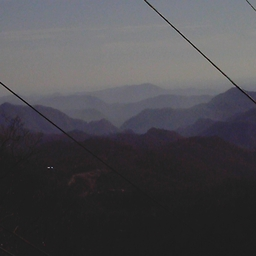
#> input picture images/gsun_0134cebfe0736d032f6d85cd1a9f6e93.jpg, 256 x 256 px
$ python -i color_extraction.py   (imports and definitions only)
#> lines starting #> are read from the running program, lines starting #| are printed output that depends on the picture; after the words box and inside, x2 and y2 are one past the last pixel; in counts of white or black regions, pixels touching at a corner belong together
import cv2
import numpy as np
import matplotlib.pyplot as plt


'''Mô hình cảnh quan núi: Hầu hết ảnh núi có khoảng 5 thành phần màu chính:
        Bầu trời (xanh/xám/trắng)
        Đỉnh núi (nâu/xám/tuyết)
        Thực vật (xanh lá/vàng)
        Mặt nước (nếu có) hoặc đất đá
        Bóng râm/vùng tối'''
def elbow_optimal_k(image, max_k=5):

    '''LAB được thiết kế để gần với cách con người nhận thức màu sắc
    L = độ sáng, a = kênh màu xanh lá-đỏ, b = kênh màu xanh dương-vàng'''
    lab_image = cv2.cvtColor(image, cv2.COLOR_BGR2LAB)

    '''Biến đổi ảnh 2D thành ma trận, mỗi hàng là một pixel với 3 giá trị (L,a,b)'''
    pixels = lab_image.reshape(-1, 3).astype(np.float32)

    '''Lấy mẫu tối đa 20k pixel và không trùng lặp'''
    if pixels.shape[0] > 20000:
        indices = np.random.choice(pixels.shape[0], 20000, replace=False)
        pixels = pixels[indices]

    '''Định nghĩa tiêu chí dừng cho thuật toán K-means,  Với ảnh núi có nhiều gradient màu và chi tiết, cần một điểm cân bằng giữa phân cụm chi tiết và tốc độ xử lý'''
    '''cv2.TERM_CRITERIA_EPS + cv2.TERM_CRITERIA_MAX_ITER kết hợp hai điều kiện dừng qua phép toán bitwise OR'''
    criteria = (cv2.TERM_CRITERIA_EPS + cv2.TERM_CRITERIA_MAX_ITER, 100, 0.2)

    inertias = []
    for k in range(1, max_k + 1):
        _, labels, centers = cv2.kmeans(pixels, k, None, criteria, 10, cv2.KMEANS_PP_CENTERS)

        # Tính inertia nhanh hơn với vectorization
        cluster_distances = np.zeros(len(pixels))
        for j in range(k):
            mask = (labels.flatten() == j)
            if np.any(mask):
                cluster_distances[mask] = np.sum((pixels[mask] - centers[j]) ** 2, axis=1)

        inertias.append(np.sum(cluster_distances))

    # Chuẩn hóa inertias
    inertias = np.array(inertias)
    normalized_inertias = inertias / inertias[0]

    # Tìm "knee point" - điểm có sự thay đổi lớn nhất trong gradient
    gradients = np.diff(normalized_inertias)
    acceleration = np.diff(gradients)

    # Tìm điểm có gia tốc âm lớn nhất (thay đổi lớn nhất trong gradient)
    elbow_point = np.argmax(-acceleration) + 2  # +2 vì diff hai lần và index bắt đầu từ 1

    # Giới hạn k trong khoảng hợp lý
    k_optimal = max(2, min(elbow_point, max_k))

    # Áp dụng heuristic cho ảnh núi:
    # - Ảnh núi thường có ít nhất 3-4 màu chính
    k_optimal = max(3, k_optimal)

    return k_optimal


def extract_dominant_colors(image, k=None):

    # Nếu k không được chỉ định, tìm k tối ưu
    if k is None:
        k = elbow_optimal_k(image)

    # Chuyển sang không gian màu Lab cho nhận thức màu tốt hơn
    lab_image = cv2.cvtColor(image, cv2.COLOR_BGR2LAB)

    # Reshape thành danh sách pixel
    pixels = lab_image.reshape(-1, 3).astype(np.float32)

    # Định nghĩa điều kiện dừng
    criteria = (cv2.TERM_CRITERIA_EPS + cv2.TERM_CRITERIA_MAX_ITER, 100, 0.2)

    # K-Means clustering
    _, labels, centers = cv2.kmeans(pixels, k, None, criteria, 10, cv2.KMEANS_PP_CENTERS)

    # Tính số lượng pixel cho mỗi cụm
    counts = np.bincount(labels.flatten(), minlength=k)

    # Sắp xếp các cụm theo số lượng pixel giảm dần - Màu với tỷ lệ cao luôn được giữ lại, màu ít hơn có thể bị loại
    sorted_indices = np.argsort(counts)[::-1]

    result = []

    # Tìm màu chủ đạo của mỗi cụm
    for i in sorted_indices:
        # Chuyển về không gian HSV để lưu trữ - phù hợp với màu cảnh quan
        bgr_color = cv2.cvtColor(np.uint8([[centers[i]]]), cv2.COLOR_LAB2BGR)[0][0]
        hsv_color = cv2.cvtColor(np.uint8([[bgr_color]]), cv2.COLOR_BGR2HSV)[0][0]

        # 3 giá trị HSV (không gian màu phù hợp với cảnh tự nhiên)
        result.extend(hsv_color.tolist())

        # 1 giá trị tỷ lệ (% diện tích của màu đó trong ảnh)
        result.append(counts[i] / len(labels))


    # Đảm bảo chiều cố định bằng cách padding nếu cần
    while len(result) < 20:  # Đảm bảo 5 màu * 4 giá trị
        result.extend([0, 0, 0, 0])

    return np.array(result[:20])  # Lấy chính xác 20 giá trị đầu tiên


"""Trích xuất histogram màu theo vùng"""
def extract_color_regions(image, regions=5, visualize=False):
    height, width = image.shape[:2]
    hsv_image = cv2.cvtColor(image, cv2.COLOR_BGR2HSV)

    # Chia ảnh thành các vùng dọc (từ trên xuống dưới)
    region_height = height // regions
    region_features = []

    # Trọng số cho các vùng (vùng giữa quan trọng hơn cho ảnh núi)
    weights = [0.15, 0.2, 0.3, 0.2, 0.15]  # Cho 5 vùng

    for i in range(regions):
        # Xác định vùng
        y_start = i * region_height
        # Nếu là vùng cuối cùng, lấy toàn bộ chiều cao còn lại để đảm bảo không bỏ sót pixel nào
        y_end = (i + 1) * region_height if i < regions - 1 else height

        # Cắt một khung hình chữ nhật từ ảnh HSV từ tọa độ y_start đến y_end và lấy tất cả các cột (toàn bộ chiều rộng).
        region = hsv_image[y_start:y_end, :]

        '''
        [region]: Vùng ảnh đang xét (một phần của ảnh HSV)
        [0, 1]: Chỉ định kênh màu được sử dụng - kênh 0 (Hue - màu sắc) và kênh 1 (Saturation - độ bão hòa). Không sử dụng kênh Value (độ sáng).
        None: Không sử dụng mặt nạ, tức là tất cả các pixel trong vùng đều được tính
        [8, 8]: Số lượng bins (thùng) cho mỗi kênh - 8 bins cho Hue và 8 bins cho Saturation, tạo thành lưới 8x8 (64 giá trị)
        [0, 180, 0, 256]: Khoảng giá trị của mỗi kênh - Hue từ 0-180 (trong OpenCV) và Saturation từ 0-256
        '''
        '''
        Nắm bắt được mối tương quan giữa màu sắc và độ bão hòa
        Cung cấp thông tin chi tiết hơn về phân phối màu sắc, quan trọng khi phân tích ảnh phong cảnh
        '''
        hist = cv2.calcHist([region], [0, 1], None, [8, 8], [0, 180, 0, 256])
        orig_hist = hist.copy()
        hist = cv2.normalize(hist, hist).flatten() * weights[i]

        if visualize:
            plt.subplot(2, regions, i + 1)
            # Hiển thị vùng ảnh
            region_bgr = cv2.cvtColor(region, cv2.COLOR_HSV2BGR)
            plt.imshow(cv2.cvtColor(region_bgr, cv2.COLOR_BGR2RGB))
            plt.title(f'Vùng {i + 1}')
            plt.axis('off')

            plt.subplot(2, regions, i + 1 + regions)
            # Reshape và hiển thị histogram 2D
            hist_display = cv2.normalize(orig_hist, None, 0, 255, cv2.NORM_MINMAX)
            plt.imshow(hist_display, interpolation='nearest')
            plt.title(f'Histogram vùng {i + 1}')
            plt.colorbar()
            plt.xlabel('Saturation')
            plt.ylabel('Hue')

        region_features.extend(hist)

    if visualize:
        plt.tight_layout()
        plt.show()

    return np.array(region_features)


def extract_seasonal_features(image):
    """Trích xuất đặc trưng phản ánh mùa"""
    hsv = cv2.cvtColor(image, cv2.COLOR_BGR2HSV)
    h, s, v = cv2.split(hsv)

    # Định nghĩa dải màu theo mùa
    # Mùa hè: xanh lá (H: ~60-120)
    # Mùa thu: vàng/cam/đỏ (H: ~0-60) với độ bão hòa cao
    # Mùa đông: trắng (S thấp, V cao) hoặc xanh biển (H: ~120-180)
    # Mùa xuân: xanh lá non (H: ~60-100) với độ bão hòa cao

    '''
    Thành phần Hue (h): Giá trị 60-120 trong không gian HSV tương ứng với dải màu xanh lá cây. Trong OpenCV, Hue nằm trong khoảng 0-180, với:
    60: xanh lá non
    90: xanh lá đậm
    120: xanh lá pha xanh dương
    Thành phần Saturation (s): Yêu cầu độ bão hòa từ 50 trở lên đảm bảo rằng chỉ các màu xanh lá có độ sống động đủ cao mới được tính, loại bỏ các màu xám nhạt.
    '''
    summer_mask = ((h >= 60) & (h <= 120) & (s >= 50))

    '''
    Thành phần Hue (h):
    (h <= 30) | (h >= 330): Dải màu đỏ-cam-vàng, đặc trưng của lá mùa thu
    Trong OpenCV (thang 0-180): ≤ 30 bao gồm đỏ, cam và vàng; ≥ 330 không tồn tại vì Hue chỉ từ 0-180, đây có thể là lỗi logic
    Thành phần Saturation (s): Bão hòa cao, đảm bảo chỉ chọn các màu sống động, rực rỡ đặc trưng của lá mùa thu
    Ý nghĩa: Xác định tỷ lệ các điểm ảnh có màu đỏ/cam/vàng sống động, đặc trưng cho cảnh núi vào mùa thu khi lá cây chuyển màu
    '''
    # autumn_mask = ((h <= 30) | (h >= 330)) & (s >= 100)
    autumn_mask = (h <= 30) & (s >= 100)

    '''

    (s <= 50) & (v >= 150): Các màu trắng/xám nhạt, chọn các pixel có độ bão hòa thấp (gần với màu xám/trắng) và độ sáng cao
    Đại diện cho tuyết, mây, sương giá đặc trưng trong ảnh núi mùa đông
    (h >= 120) & (h <= 180): Các màu lạnh gồm dải màu từ xanh lục-xanh dương đến tím nhạt
    Đại diện cho bóng tối lạnh và bầu trời mùa đông
    '''
    winter_mask = ((s <= 50) & (v >= 150)) | ((h >= 120) & (h <= 180))

    '''
    Thành phần Hue (h):
    (h >= 60) & (h <= 100): xanh vàng đến xanh lá cây non, lá non mùa xuân, khác với xanh đậm của mùa hè
    (s >= 100): Yêu cầu độ bão hòa cao, đảm bảo màu tươi sáng
    (v >= 100): Yêu cầu độ sáng vừa phải trở lên, loại bỏ các màu xanh tối
    '''
    spring_mask = ((h >= 60) & (h <= 100) & (s >= 100) & (v >= 100))

    # Tính tỷ lệ pixel thuộc về mỗi mùa
    summer_ratio = np.sum(summer_mask) / (h.shape[0] * h.shape[1] + 1e-10)
    autumn_ratio = np.sum(autumn_mask) / (h.shape[0] * h.shape[1] + 1e-10)
    winter_ratio = np.sum(winter_mask) / (h.shape[0] * h.shape[1] + 1e-10)
    spring_ratio = np.sum(spring_mask) / (h.shape[0] * h.shape[1] + 1e-10)

    return np.array([summer_ratio, autumn_ratio, winter_ratio, spring_ratio])


def extract_color_contrast(image):
    hsv = cv2.cvtColor(image, cv2.COLOR_BGR2HSV)
    h, s, v = cv2.split(hsv)

    # Tính các đặc trưng thống kê
    h_mean, h_std = np.mean(h), np.std(h)
    s_mean, s_std = np.mean(s), np.std(s)
    v_mean, v_std = np.mean(v), np.std(v)

    # Tính toán các đặc trưng tương phản
    h_contrast = h_std / (h_mean + 1e-10)
    s_contrast = s_std / (s_mean + 1e-10)
    v_contrast = v_std / (v_mean + 1e-10)

    return np.array([h_mean, h_std, h_contrast, s_mean, s_std, s_contrast, v_mean, v_std, v_contrast])


def extract_weighted_diversity(image):
    hsv_image = cv2.cvtColor(image, cv2.COLOR_BGR2HSV)

    h, s, v = cv2.split(hsv_image)

    '''Tính các giá trị màu sắc duy nhất trên từng kênh'''
    h_unique = np.unique(h.flatten())
    s_unique = np.unique(s.flatten())
    v_unique = np.unique(v.flatten())

    h_weight = 2.0  # Hue quan trọng hơn trong cảm nhận màu sắc
    s_weight = 1.0
    v_weight = 0.5  # Value ít quan trọng nhất

    weighted_diversity = (len(h_unique) * h_weight +
                          len(s_unique) * s_weight +
                          len(v_unique) * v_weight) / (h_weight + s_weight + v_weight)

    max_possible = (180 * h_weight + 256 * s_weight + 256 * v_weight) / (h_weight + s_weight + v_weight)
    return weighted_diversity / max_possible


def improved_color_features(image):

    # 1. Màu chủ đạo (~20 chiều)
    dominant_colors = extract_dominant_colors(image)

    # 2. Histogram màu theo vùng (5 vùng, mỗi vùng có 8x8 bins)
    regional_hists = extract_color_regions(image, regions=5)

    # 3. Đặc trưng tương phản màu (9 đặc trưng)
    contrast_features = extract_color_contrast(image)

    # 4. Đặc trưng theo mùa (4 đặc trưng)
    seasonal_features = extract_seasonal_features(image)

    # 5. Weighted diversity feature (1 chiều)
    diversity_feature = np.array([extract_weighted_diversity(image)])

    dominant_colors_norm = dominant_colors / (np.linalg.norm(dominant_colors) + 1e-10)
    regional_hists_norm = regional_hists / (np.linalg.norm(regional_hists) + 1e-10)
    contrast_features_norm = contrast_features / (np.linalg.norm(contrast_features) + 1e-10)
    seasonal_features_norm = seasonal_features / (np.linalg.norm(seasonal_features) + 1e-10)

    # Ghép tất cả đặc trưng
    combined_features = np.concatenate([
        dominant_colors_norm * 1.5,
        regional_hists_norm,
        contrast_features_norm * 1.2,
        seasonal_features_norm * 1.8,
        diversity_feature * 1.5
    ])  # Tổng ~354 chiều

    return combined_features

>>> import cv2
>>> picture = cv2.imread('../images/gsun_0134cebfe0736d032f6d85cd1a9f6e93.jpg')
#> picture is the input picture: shape (256, 256, 3); mean B, G, R 77.4, 73.2, 74.3
>>> result = improved_color_features(picture)
#> in elbow_optimal_k, `lab_image = cv2.cvtColor(image, cv2.COLOR_BGR2LAB)`: lab_image: shape (256, 256, 3); mean of channels 0, 1, 2 77.5, 129.4, 125.7
#> the loop in elbow_optimal_k, `for k in range(1, max_k + 1):` made 5 passes
#> centers on passes 1 to 2: [[76.83, 129.4, 125.7]], [[37.79, 129.9, 125.6], [131.4, 128.8, 125.8]]
#> after the loop in elbow_optimal_k, `for k in range(1, max_k + 1):`: inertias = [46899688.3, 4317342.3, 1720480.2, 1014697.9, 710573.1]
#> in elbow_optimal_k, `normalized_inertias = inertias / inertias[0]`: normalized_inertias = [1, 0.0921, 0.0367, 0.0216, 0.0152]
#> in elbow_optimal_k, `gradients = np.diff(normalized_inertias)`: gradients = [-0.908, -0.0554, -0.015, -0.00648]
#> in elbow_optimal_k, `acceleration = np.diff(gradients)`: acceleration = [0.853, 0.0403, 0.00856]
#> in elbow_optimal_k, `elbow_point = np.argmax(-acceleration) + 2`: elbow_point = 4
#> in extract_dominant_colors, `_, labels, centers = cv2.kmeans(pixels, k, None, criteria, 10, cv2.KME..`: centers = [[68.55, 133.5, 118.2], [136.9, 128.5, 126.6], [32.21, 129.2, 127], [107.4, 130.3, 122.5]]
#> in extract_dominant_colors, `counts = np.bincount(labels.flatten(), minlength=k)`: counts = [6296, 22743, 31697, 4800]
#> in extract_dominant_colors, `sorted_indices = np.argsort(counts)[::-1]`: sorted_indices = [2, 1, 0, 3]
#> the loop in extract_dominant_colors, `for i in sorted_indices:` made 4 passes
#> (i, bgr_color, hsv_color) on passes 1, 3: (2, [35, 32, 33], [130, 22, 35]), (0, [78, 61, 63], [124, 56, 78])
#> (bgr_color, hsv_color) on passes 2, 4: ([131, 127, 126], [114, 10, 131]), ([109, 98, 98], [120, 26, 109])
#> after the loop in extract_dominant_colors, `for i in sorted_indices:`: result = [130, 22, 35, 0.484, 114, 10, 131, 0.347, 124, 56, 78, 0.0961, 120, 26, 109, 0.0732]
#> the loop in extract_dominant_colors, `while len(result) < 20:` made 1 pass
#> after the loop in extract_dominant_colors, `while len(result) < 20:`: result = [130, 22, 35, 0.484, 114, 10, 131, 0.347, 124, 56, 78, 0.0961, 120, 26, 109, 0.0732, 0, 0, 0, 0]
#> in improved_color_features, `dominant_colors = extract_dominant_colors(image)`: dominant_colors = 20 values, max 131 at index 6, min 0 at index 16, mean 47.8
#> in extract_color_regions, `hsv_image = cv2.cvtColor(image, cv2.COLOR_BGR2HSV)`: hsv_image: shape (256, 256, 3); mean H, S, V 80, 18.8, 78.3
#> after the loop in extract_color_regions, `for i in range(regions):`: region: shape (52, 256, 3); mean H, S, V 12.3, 1.6, 30.2
#> after the loop in extract_color_regions, `for i in range(regions):`: region_features = 320 values, max 0.236 at index 169, min 0 at index 3, mean 0.00587
#> in improved_color_features, `regional_hists = extract_color_regions(image, regions=5)`: regional_hists has the same summary as region_features in extract_color_regions
#> in extract_color_contrast, `h, s, v = cv2.split(hsv)`:
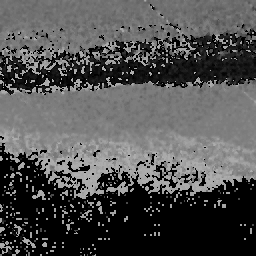
#> h: shape (256, 256); min 0, max 177, mean 80
#> in extract_color_contrast, `h, s, v = cv2.split(hsv)`:
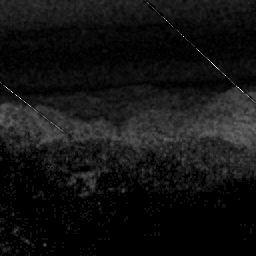
#> s: shape (256, 256); min 0, max 255, mean 18.8
#> in extract_color_contrast, `h, s, v = cv2.split(hsv)`:
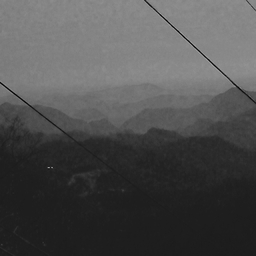
#> v: shape (256, 256); min 0, max 167, mean 78.3
#> in extract_color_contrast, `h_mean, h_std = np.mean(h), np.std(h)`: h_mean = 80.03; h_std = 65.15
#> in extract_color_contrast, `s_mean, s_std = np.mean(s), np.std(s)`: s_mean = 18.8; s_std = 21.2
#> in extract_color_contrast, `v_mean, v_std = np.mean(v), np.std(v)`: v_mean = 78.29; v_std = 45.15
#> in extract_color_contrast, `h_contrast = h_std / (h_mean + 1e-10)`: h_contrast = 0.814
#> in extract_color_contrast, `s_contrast = s_std / (s_mean + 1e-10)`: s_contrast = 1.13
#> in extract_color_contrast, `v_contrast = v_std / (v_mean + 1e-10)`: v_contrast = 0.577
#> in improved_color_features, `contrast_features = extract_color_contrast(image)`: contrast_features = [80.03, 65.15, 0.814, 18.8, 21.2, 1.13, 78.29, 45.15, 0.577]
#> in extract_seasonal_features, `summer_mask = ((h >= 60) & (h <= 120) & (s >= 50))`:
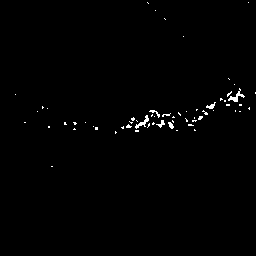
#> summer_mask: shape (256, 256) bool; 0.79% white in thin lines or dots, all inside (x1, y1, x2, y2) = (15, 2, 256, 167)
#> in extract_seasonal_features, `autumn_mask = (h <= 30) & (s >= 100)`:
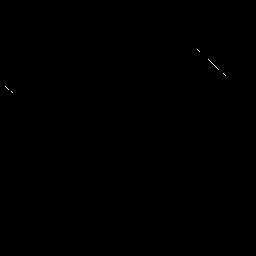
#> autumn_mask: shape (256, 256) bool; 0.04% white in thin lines or dots, all inside (x1, y1, x2, y2) = (5, 49, 226, 93)
#> in extract_seasonal_features, `winter_mask = ((s <= 50) & (v >= 150)) | ((h >= 120) & (h <= 180))`:
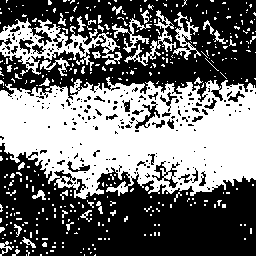
#> winter_mask: shape (256, 256) bool; 43.6% white; 375 white regions (337 under 20 px), largest, box (x1, y1, x2, y2) and area: (0, 77, 256, 199) 21691, (0, 18, 122, 76) 2409, (124, 10, 176, 66) 518
#> in extract_seasonal_features, `spring_mask = ((h >= 60) & (h <= 100) & (s >= 100) & (v >= 100))`: spring_mask: shape (256, 256) bool; every value is 0
#> in extract_seasonal_features, `summer_ratio = np.sum(summer_mask) / (h.shape[0] * h.shape[1] + 1e-10)`: summer_ratio = 0.00789
#> in extract_seasonal_features, `autumn_ratio = np.sum(autumn_mask) / (h.shape[0] * h.shape[1] + 1e-10)`: autumn_ratio = 0.000351
#> in extract_seasonal_features, `winter_ratio = np.sum(winter_mask) / (h.shape[0] * h.shape[1] + 1e-10)`: winter_ratio = 0.436
#> in extract_seasonal_features, `spring_ratio = np.sum(spring_mask) / (h.shape[0] * h.shape[1] + 1e-10)`: spring_ratio = 0
#> in improved_color_features, `seasonal_features = extract_seasonal_features(image)`: seasonal_features = [0.00789, 0.000351, 0.436, 0]
#> in extract_weighted_diversity, `h_unique = np.unique(h.flatten())`: h_unique = 110 values from 0 to 177
#> in extract_weighted_diversity, `s_unique = np.unique(s.flatten())`: s_unique = 129 values from 0 to 255
#> in extract_weighted_diversity, `v_unique = np.unique(v.flatten())`: v_unique = 166 values from 0 to 167
#> in extract_weighted_diversity, `weighted_diversity = (len(h_unique) * h_weight + len(s_unique) * s_wei..`: weighted_diversity = 123.4
#> in improved_color_features, `diversity_feature = np.array([extract_weighted_diversity(image)])`: diversity_feature = [0.581]
#> in improved_color_features, `dominant_colors_norm = dominant_colors / (np.linalg.norm(dominant_colo..`: dominant_colors_norm = 20 values, max 0.413 at index 6, min 0 at index 16, mean 0.151
#> in improved_color_features, `regional_hists_norm = regional_hists / (np.linalg.norm(regional_hists)..`: regional_hists_norm = 320 values, max 0.51 at index 169, min 0 at index 3, mean 0.0127
#> in improved_color_features, `contrast_features_norm = contrast_features / (np.linalg.norm(contrast_..`: contrast_features_norm = [0.571, 0.465, 0.00581, 0.134, 0.151, 0.00805, 0.559, 0.322, 0.00412]
#> in improved_color_features, `seasonal_features_norm = seasonal_features / (np.linalg.norm(seasonal_..`: seasonal_features_norm = [0.0181, 0.000805, 1, 0]
#> in improved_color_features, `combined_features = np.concatenate([ dominant_colors_norm * 1.5, regio..`: combined_features = 354 values, max 1.8 at index 351, min 0 at index 16, mean 0.0394
#> result has the same summary as combined_features in improved_color_features

$ run again, on images/gsun_04164802c432e0ec2207ec4fe914aaac.jpg
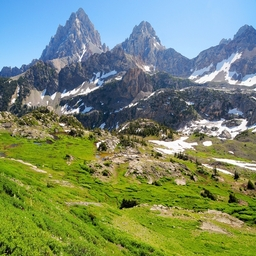
#> input picture images/gsun_04164802c432e0ec2207ec4fe914aaac.jpg, 256 x 256 px
#> picture is the input picture: shape (256, 256, 3); mean B, G, R 108.4, 139, 120.6
#> lab_image: shape (256, 256, 3); mean of channels 0, 1, 2 142.2, 119.6, 140.6
#> the loop in elbow_optimal_k, `for k in range(1, max_k + 1):` made 5 passes
#> centers on passes 1 to 2: [[142.3, 119.5, 141]], [[92.7, 125.1, 128.5], [170.1, 116.4, 148]]
#> after the loop in elbow_optimal_k, `for k in range(1, max_k + 1):`: inertias = [70246098, 40510703.8, 18239852.2, 12878587.5, 10403387.7]
#> normalized_inertias = [1, 0.577, 0.26, 0.183, 0.148]
#> gradients = [-0.423, -0.317, -0.0763, -0.0352]
#> acceleration = [0.106, 0.241, 0.0411]
#> elbow_point = 4
#> in extract_dominant_colors, `_, labels, centers = cv2.kmeans(pixels, k, None, criteria, 10, cv2.KME..`: centers = [[203.1, 124.5, 107.9], [129, 129.6, 116.3], [147.4, 109.1, 177.5], [71.23, 125.5, 128.2]]
#> counts = [15262, 11864, 25604, 12806]
#> sorted_indices = [2, 0, 3, 1]
#> the loop in extract_dominant_colors, `for i in sorted_indices:` made 4 passes
#> (i, bgr_color, hsv_color) on passes 1, 2, 4: (2, [46, 146, 132], [34, 175, 146]), (0, [236, 201, 166], [105, 76, 236]), (1, [140, 120, 110], [110, 55, 140])
#> after the loop in extract_dominant_colors, `for i in sorted_indices:`: result = [34, 175, 146, 0.391, 105, 76, 236, 0.233, 86, 27, 67, 0.195, 110, 55, 140, 0.181]
#> the loop in extract_dominant_colors, `while len(result) < 20:` made 1 pass
#> after the loop in extract_dominant_colors, `while len(result) < 20:`: result = [34, 175, 146, 0.391, 105, 76, 236, 0.233, 86, 27, 67, 0.195, 110, 55, 140, 0.181, 0, 0, 0, 0]
#> dominant_colors = 20 values, max 236 at index 6, min 0 at index 16, mean 62.9
#> hsv_image: shape (256, 256, 3); mean H, S, V 66.6, 130.4, 156.3
#> after the loop in extract_color_regions, `for i in range(regions):`: region_features = 320 values, max 0.131 at index 98, min 0 at index 0, mean 0.00874
#> regional_hists has the same summary as region_features in extract_color_regions
#> h_mean = 66.63; h_std = 39.74
#> s_mean = 130.4; s_std = 68.06
#> v_mean = 156.3; v_std = 56.92
#> h_contrast = 0.596
#> s_contrast = 0.522
#> v_contrast = 0.364
#> contrast_features = [66.63, 39.74, 0.596, 130.4, 68.06, 0.522, 156.3, 56.92, 0.364]
#> in extract_seasonal_features, `summer_mask = ((h >= 60) & (h <= 120) & (s >= 50))`:
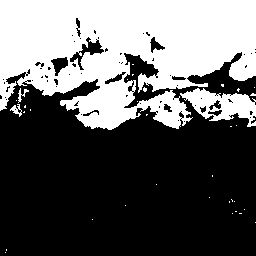
#> summer_mask: shape (256, 256) bool; 38.2% white; 35 white regions (31 under 20 px), largest, box (x1, y1, x2, y2) and area: (0, 0, 256, 130) 23320, (180, 88, 256, 127) 1476, (10, 104, 22, 117) 68, (18, 88, 29, 103) 55
#> autumn_mask: shape (256, 256) bool; 10.5% white; 136 white regions (111 under 20 px), largest, box (x1, y1, x2, y2) and area: (111, 128, 256, 198) 2171, (22, 109, 141, 186) 1642, (151, 206, 256, 238) 1001
#> in extract_seasonal_features, `winter_mask = ((s <= 50) & (v >= 150)) | ((h >= 120) & (h <= 180))`:
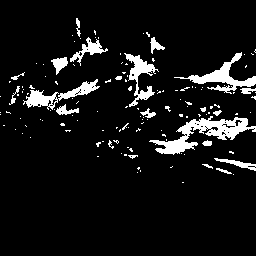
#> winter_mask: shape (256, 256) bool; 8.1% white; 135 white regions (113 under 20 px), largest, box (x1, y1, x2, y2) and area: (149, 116, 256, 155) 1381, (174, 52, 256, 94) 827, (23, 79, 100, 110) 688
#> spring_mask: shape (256, 256) bool; every value is 0
#> summer_ratio = 0.382
#> autumn_ratio = 0.105
#> winter_ratio = 0.0811
#> spring_ratio = 0
#> seasonal_features = [0.382, 0.105, 0.0811, 0]
#> h_unique = 146 values from 0 to 177
#> s_unique = 255 values from 0 to 255
#> v_unique = 255 values from 1 to 255
#> weighted_diversity = 192.7
#> diversity_feature = [0.907]
#> dominant_colors_norm = 20 values, max 0.568 at index 6, min 0 at index 16, mean 0.151
#> regional_hists_norm = 320 values, max 0.283 at index 98, min 0 at index 0, mean 0.0189
#> contrast_features_norm = [0.283, 0.169, 0.00254, 0.555, 0.289, 0.00222, 0.664, 0.242, 0.00155]
#> seasonal_features_norm = [0.945, 0.26, 0.201, 0]
#> combined_features = 354 values, max 1.7 at index 349, min 0 at index 16, mean 0.0483
#> `result = improved_color_features(picture)`: result has the same summary as combined_features in improved_color_features
